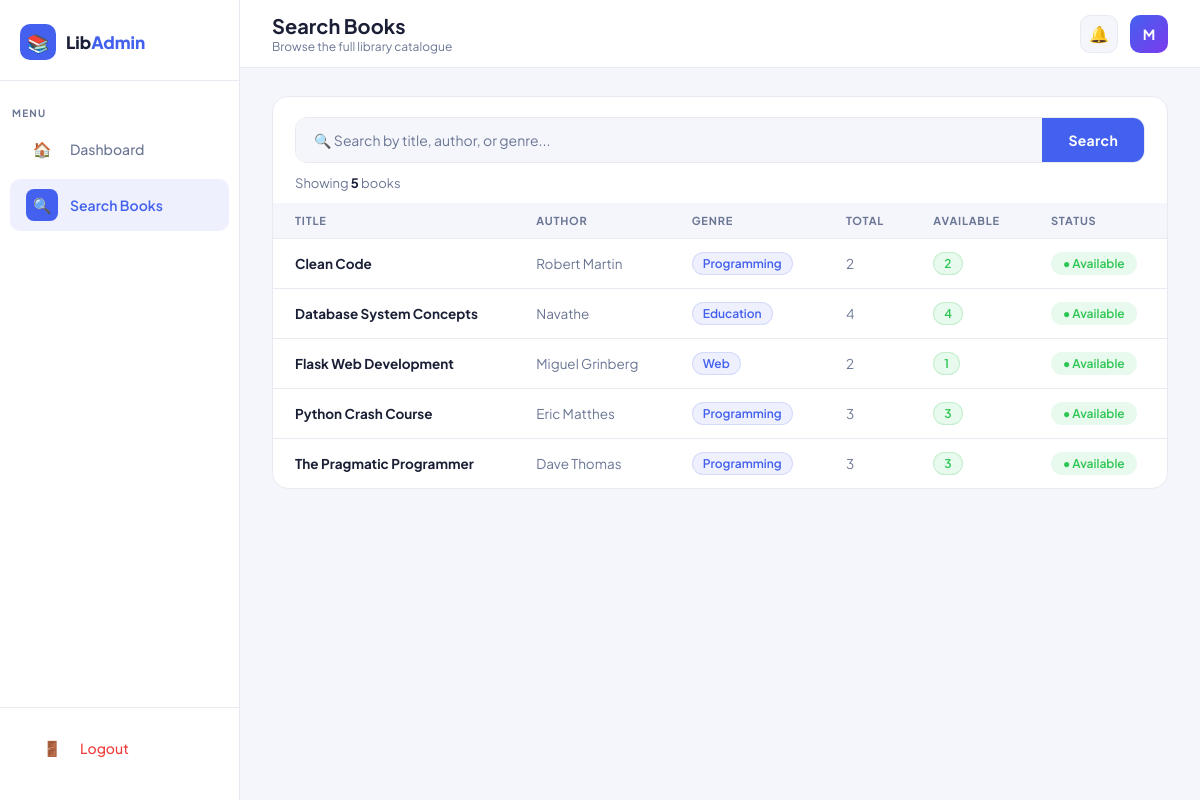
Page /member/search_books (signed in) on the committed database.
### tables this page shows
CREATE TABLE books(
        id               INTEGER PRIMARY KEY,
        title            TEXT,
        author           TEXT,
        genre            TEXT,
        total_copies     INTEGER DEFAULT 1,
        available_copies INTEGER DEFAULT 1
    );

### app.py (the view)
@app.route('/member/search_books', methods=['GET', 'POST'])
@login_required
@role_required('member')
def search():
    if request.method == 'POST':
        q     = "%" + request.form.get('query', '').strip() + "%"
        books = db().execute("""
            SELECT * FROM books
            WHERE title LIKE ? OR author LIKE ? OR genre LIKE ?
            ORDER BY title ASC
        """, (q, q, q)).fetchall()
    else:
        books = db().execute(
            "SELECT * FROM books ORDER BY title ASC"
        ).fetchall()
    return render_template("search_books.html", books=books)

### app.py (called while the page is built)
@app.context_processor
def inject_session():
    return dict(session=session)

def db():
    conn = sqlite3.connect("library.db")
    conn.row_factory = sqlite3.Row
    return conn

def login_required(f):
    @wraps(f)
    def decorated(*args, **kwargs):
        if 'id' not in session:
            return redirect('/')
        return f(*args, **kwargs)
    return decorated

def role_required(*roles):
    def decorator(f):
        @wraps(f)
        def decorated(*args, **kwargs):
            if session.get('role') not in roles:
                return render_template("error.html", message="Access Denied"), 403
            return f(*args, **kwargs)
        return decorated
    return decorator

### Templates/search_books.html (shortened to what this page needs)
<!DOCTYPE html>
<html lang="en">
<head>
</head>
<body>
<aside class="sidebar">
  <div class="sb-brand">
    <div class="sb-icon">📚</div>
    <div class="sb-name">Lib<span>Admin</span></div>
  </div>
  <div class="sb-section">Menu</div>
  <a href="/member"><div class="ico">🏠</div> Dashboard</a>
  <a href="/member/search_books" class="active"><div class="ico">🔍</div> Search Books</a>
  <div class="sb-footer">
    <a href="/logout" class="logout"><div class="ico">🚪</div> Logout</a>
  </div>
</aside>
<div class="main">
  <div class="topbar">
    <div class="tb-left">
      <h1>Search Books</h1>
      <p>Browse the full library catalogue</p>
    </div>
    <div class="tb-right">
      <div class="tb-btn">🔔</div>
      <div class="tb-avatar">M</div>
    </div>
  </div>
  <div class="content">
    <div class="card">
      <div class="search-wrap">
        <form method="POST" class="search-bar">
          <input name="query" placeholder="🔍 Search by title, author, or genre...">
          <button type="submit">Search</button>
        </form>
      </div>
      <div class="result-summary">
        Showing <strong>{{ books|length }}</strong> book{{ 's' if books|length != 1 }}
      </div>
      <div style="overflow-x:auto">
        <table>
          <thead>
            <tr>
              <th>Title</th>
              <th>Author</th>
              <th>Genre</th>
              <th>Total</th>
              <th>Available</th>
              <th>Status</th>
            </tr>
          </thead>
          <tbody>
            {% for b in books %}
            <tr>
              <td><strong>{{ b.title }}</strong></td>
              <td style="color:var(--sub)">{{ b.author }}</td>
              <td><span class="badge genre">{{ b.genre }}</span></td>
              <td style="color:var(--sub)">{{ b.total_copies }}</td>
              <td>
                {% if b.available_copies > 0 %}
                  <span class="badge avail">{{ b.available_copies }}</span>
                {% else %}
                  <span class="badge noavail">0</span>
                {% endif %}
              </td>
              <td>
                {% if b.available_copies > 0 %}
                  <span class="status-pill yes">● Available</span>
                {% else %}
                  <span class="status-pill no">✕ Unavailable</span>
                {% endif %}
              </td>
            </tr>
            {% endfor %}
          </tbody>
        </table>
      </div>
    </div>
  </div>
</div>
</body>
</html>

### rows in the picture
books: title "Clean Code", author "Robert Martin", genre "Programming", total_copies "2", available_copies "2", shows "● Available"
books: title "Database System Concepts", author "Navathe", genre "Education", total_copies "4", available_copies "4", shows "● Available"
books: title "Flask Web Development", author "Miguel Grinberg", genre "Web", total_copies "2", available_copies "1", shows "● Available"
books: title "Python Crash Course", author "Eric Matthes", genre "Programming", total_copies "3", available_copies "3", shows "● Available"
books: title "The Pragmatic Programmer", author "Dave Thomas", genre "Programming", total_copies "3", available_copies "3", shows "● Available"

### other values in the picture
{{ books|length }} "5"
{{ 's' if books|length != 1 }} "s"
